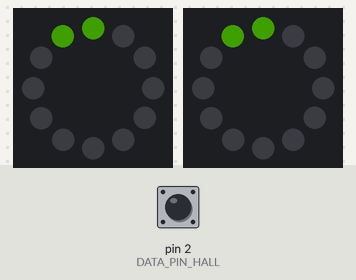
Simulated run of this sketch. Board: Arduino Uno, built with avr-gcc and run on an emulated ATmega328P. On the bench: 2 × 12 RGB LEDs in a ring, first at the top, clockwise. Inputs (shaded band) come from the test bench; at power-on: pin 2 (DATA_PIN_HALL) HIGH. Dim RGB values are drawn brighter than linear; the strip is taken to match the declared colour order.

Above: at 0.25 s.
At 0.7 s:
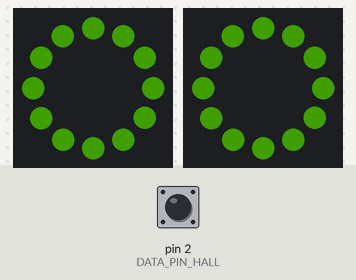
At 4.01 s:
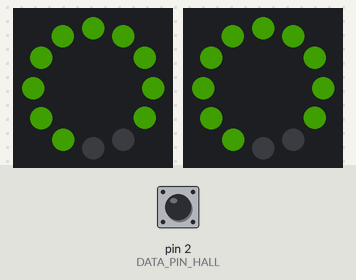
At 7.07 s:
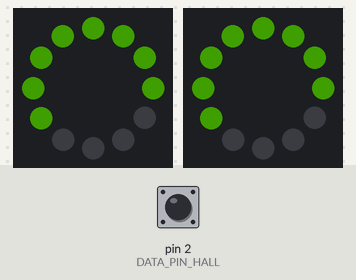

Measured:
- what the display in image 1 shows lasts 2.1 s, from 0.6 s to 2.7 s

The sketch:

arduino-owl-eyes.ino
```cpp
#include <Adafruit_NeoPixel.h>
#include "NeoPatterns.cpp"
#include <math.h>

#define NOCATCHUP 1   // Don't let the timer try to "keep time" using the interval, just exec the code as soon as we can
#include <Metro.h>

#define DATA_PIN_LEFT 6
#define DATA_PIN_RIGHT 7
//#define DATA_PIN_BUTTON 8
#define DATA_PIN_HALL 2
#define LED_COUNT 12

// Parameter 1 = number of pixels
// Parameter 2 = Arduino pin number (most are valid)
// Parameter 3 = pixel type flags, add together as needed:
//   NEO_KHZ800  800 KHz bitstream (most NeoPixel products w/WS2812 LEDs)
//   NEO_KHZ400  400 KHz (classic 'v1' (not v2) FLORA pixels, WS2811 drivers)
//   NEO_GRB     Pixels are wired for GRB bitstream (most NeoPixel products)
//   NEO_RGB     Pixels are wired for RGB bitstream (v1 FLORA pixels, not v2)
//   NEO_RGBW    Pixels are wired for RGBW bitstream (NeoPixel RGBW products)
/// Adafruit_NeoPixel leftEye = Adafruit_NeoPixel(LED_COUNT, DATA_PIN_LEFT, NEO_RGBW + NEO_KHZ800);
/// Adafruit_NeoPixel rightEye = Adafruit_NeoPixel(LED_COUNT, DATA_PIN_RIGHT, NEO_RGBW + NEO_KHZ800);
void Ring1Complete();
void Ring2Complete();
NeoPatterns Ring1(LED_COUNT, DATA_PIN_LEFT, NEO_RGBW + NEO_KHZ800, &Ring1Complete);
NeoPatterns Ring2(LED_COUNT, DATA_PIN_RIGHT, NEO_RGBW + NEO_KHZ800, &Ring2Complete);

Metro ledTimer;
uint16_t iDelay = 0;
#define ANIMATION_LEN 41
uint16_t arrDelay[ANIMATION_LEN] = {
                      180, 150, 120, 90, 60, 30,      // 6 - eye open - slow
                      2000,                           // 1 pause - eyes open
                      30, 30, 30, 30, 30, 30,         // 6 - eye close - blink
                      30, 30, 30, 30, 30, 30,         // 6 - eye open - blink
                      800,                            // 1 - pause - blink open
                      30, 30, 30, 30, 30, 30,         // 6 - eye close - blink
                      30, 30, 30, 30, 30, 30,         // 6 - eye open - blink
                      2500,                           // 1 - pause - eyes open
                      180, 150, 120, 90, 60, 30,      // 6 - eye close - slow
                      1, 0                            // 2 - cloe eye and stop animation
              };

const uint8_t PROGMEM gamma8[] = {                    // LED Gamma Correction matrix
    0,  0,  0,  0,  0,  0,  0,  0,  0,  0,  0,  0,  0,  0,  0,  0,
    0,  0,  0,  0,  0,  0,  0,  0,  0,  0,  0,  0,  1,  1,  1,  1,
    1,  1,  1,  1,  1,  1,  1,  1,  1,  2,  2,  2,  2,  2,  2,  2,
    2,  3,  3,  3,  3,  3,  3,  3,  4,  4,  4,  4,  4,  5,  5,  5,
    5,  6,  6,  6,  6,  7,  7,  7,  7,  8,  8,  8,  9,  9,  9, 10,
   10, 10, 11, 11, 11, 12, 12, 13, 13, 13, 14, 14, 15, 15, 16, 16,
   17, 17, 18, 18, 19, 19, 20, 20, 21, 21, 22, 22, 23, 24, 24, 25,
   25, 26, 27, 27, 28, 29, 29, 30, 31, 32, 32, 33, 34, 35, 35, 36,
   37, 38, 39, 39, 40, 41, 42, 43, 44, 45, 46, 47, 48, 49, 50, 50,
   51, 52, 54, 55, 56, 57, 58, 59, 60, 61, 62, 63, 64, 66, 67, 68,
   69, 70, 72, 73, 74, 75, 77, 78, 79, 81, 82, 83, 85, 86, 87, 89,
   90, 92, 93, 95, 96, 98, 99,101,102,104,105,107,109,110,112,114,
  115,117,119,120,122,124,126,127,129,131,133,135,137,138,140,142,
  144,146,148,150,152,154,156,158,160,162,164,167,169,171,173,175,
  177,180,182,184,186,189,191,193,196,198,200,203,205,208,210,213,
  215,218,220,223,225,228,231,233,236,239,241,244,247,249,252,255 };

// IMPORTANT: To reduce NeoPixel burnout risk, add 1000 uF capacitor across
// pixel power leads, add 300 - 500 Ohm resistor on first pixel's data input
// and minimize distance between Arduino and first pixel.  Avoid connecting
// on a live circuit...if you must, connect GND first.

void setup() {
  //Serial.begin(115200);

  // Initialize all the pixelStrips
  Ring1.setBrightness(30);
  Ring1.begin();
  Ring2.setBrightness(30);
  Ring2.begin();

  pinMode(DATA_PIN_HALL, INPUT_PULLUP);
  attachInterrupt(digitalPinToInterrupt(DATA_PIN_HALL), hallOnChange, CHANGE);

  // Kick off a pattern
  uint32_t iColor = Ring1.Color(pgm_read_byte(&gamma8[187]), pgm_read_byte(&gamma8[255]), pgm_read_byte(&gamma8[64]));
  Ring1.Wipe(iColor, 10, FORWARD);     // setting internal delay to 10ms, because we are managing
  Ring2.Wipe(iColor, 10, FORWARD);     // the delay animation in our loop code below

  ledTimer = Metro(arrDelay[iDelay++]);
}


void loop() {
  bool bPaused = arrDelay[iDelay] == 0;
  if (!bPaused && ledTimer.check() == 1) {        // if we are not on a pause step && the timer elapsed
    Ring1.Update();                               // update ring 1
    Ring2.Update();                               // update ring 2

    if (iDelay == ANIMATION_LEN-1) iDelay = 0;    // array bounds safty check, reset the timeline if we hit the end
    ledTimer.interval(arrDelay[iDelay++]);        // update the delay based on the timeline
    ledTimer.reset();                             // and reset the wait time
  }
}

void hallOnChange() {                             // whenever we detect a change on the interrupt
  if (arrDelay[iDelay] == 0) {                    // if the animation is currently paused
    iDelay = 0;                                   // reset our delay index back to zero
    ledTimer.interval(arrDelay[iDelay++]);        // update the interval based on the timeline
    ledTimer.reset();                             // and reset the wait time
  }
}

// Ring1 Completion Callback
void Ring1Complete()
{
  //Ring1.Color2 = Ring2.Color2 = Ring1.Color(20, 100,30);
  Ring1.Reverse();

}

// Ring 2 Completion Callback
void Ring2Complete()
{
  Ring2.Reverse();
}
```

NeoPatterns.cpp
```cpp
#include <Adafruit_NeoPixel.h>

// Pattern types supported:
enum  pattern { NONE, WIPE, FADE };
// Pattern directions supported:
enum  direction { FORWARD, REVERSE };

// NeoPattern Class - derived from the Adafruit_NeoPixel class
class NeoPatterns : public Adafruit_NeoPixel
{
    public:

    // Member Variables:
    pattern  ActivePattern;  // which pattern is running
    direction Direction;     // direction to run the pattern

    unsigned long Interval;   // milliseconds between updates
    unsigned long lastUpdate; // last update of position

    uint32_t Color1, Color2;  // What colors are in use
    uint16_t TotalSteps;  // total number of steps in the pattern
    uint16_t Index;  // current step within the pattern

    void (*OnComplete)();  // Callback on completion of pattern

    // Constructor - calls base-class constructor to initialize strip
    NeoPatterns(uint16_t pixels, uint8_t pin, uint8_t type, void (*callback)()):Adafruit_NeoPixel(pixels, pin, type)
    {
        OnComplete = callback;
    }

     // Update the pattern
    void Update()
    {
        if((millis() - lastUpdate) > Interval) // time to update
        {
            lastUpdate = millis();
            switch(ActivePattern)
            {
                case WIPE:
                    WipeUpdate();
                    break;
                case FADE:
                    FadeUpdate();
                    break;
                default:
                    break;
            }
        }
    }

    // Increment the Index and reset at the end
    void Increment()
    {
        if (Direction == FORWARD)
        {
           Index++;
           if (Index > TotalSteps) {
                Index = 0;
                if (OnComplete != NULL) {
                    OnComplete();               // call the comlpetion callback
                }
            }
        }
        else // Direction == REVERSE
        {
            if (Index > 0) {
                --Index;
            }
            else {
                Index = TotalSteps-1;
                if (OnComplete != NULL) {
                    OnComplete();               // call the comlpetion callback
                }
            }
        }
    }

    // Initialize for a Wipe
    void Wipe(uint32_t color, uint8_t interval, direction dir = FORWARD)
    {
        ActivePattern = WIPE;
        Interval = interval;
        TotalSteps = numPixels() / 2;
        Color1 = color;
        Color2 = Color(0,0,0);
        Index = 0;
        Direction = dir;
    }
    // Update the Wipe Pattern
    void WipeUpdate()
    {
        uint32_t c = Color1;
        if (Direction == REVERSE)  { c = Color2; }
        setPixelColor(Index, c);                          // set the 1st pixel
        setPixelColor(numPixels() - 1 - Index, c);        // set the last pixel
        show();
        Increment();
    }


    // Initialize for a Fade
    void Fade(uint32_t color1, uint32_t color2, uint16_t steps, uint8_t interval, direction dir = FORWARD)
    {
        ActivePattern = FADE;
        Interval = interval;
        TotalSteps = steps;
        Color1 = color1;
        Color2 = color2;
        Index = 0;
        Direction = dir;
    }
    // Update the Fade Pattern
    void FadeUpdate()
    {
        uint8_t red = ((Red(Color1) * (TotalSteps - Index)) + (Red(Color2) * Index)) / TotalSteps;
        uint8_t green = ((Green(Color1) * (TotalSteps - Index)) + (Green(Color2) * Index)) / TotalSteps;
        uint8_t blue = ((Blue(Color1) * (TotalSteps - Index)) + (Blue(Color2) * Index)) / TotalSteps;
        ColorSet(Color(red, green, blue));
        show();
        Increment();
    }


    // ---------------------- Color Utilities ---------------------

    // Returns the Red component of a 32-bit color
    uint8_t Red(uint32_t color)
    {
        return (color >> 16) & 0xFF;
    }

    // Returns the Green component of a 32-bit color
    uint8_t Green(uint32_t color)
    {
        return (color >> 8) & 0xFF;
    }

    // Returns the Blue component of a 32-bit color
    uint8_t Blue(uint32_t color)
    {
        return color & 0xFF;
    }

    // Return color, dimmed by 75% (used by scanner)
    uint32_t DimColor(uint32_t color)
    {
        uint32_t dimColor = Color(Red(color) >> 1, Green(color) >> 1, Blue(color) >> 1);
        return dimColor;
    }

    // Input a value 0 to 255 to get a color value.
    // The colours are a transition r - g - b - back to r.
    uint32_t Wheel(byte WheelPos)
    {
        WheelPos = 255 - WheelPos;
        if(WheelPos < 85)
        {
            return Color(255 - WheelPos * 3, 0, WheelPos * 3);
        }
        else if(WheelPos < 170)
        {
            WheelPos -= 85;
            return Color(0, WheelPos * 3, 255 - WheelPos * 3);
        }
        else
        {
            WheelPos -= 170;
            return Color(WheelPos * 3, 255 - WheelPos * 3, 0);
        }
    }

    // Reverse direction of the pattern
    void Reverse()
    {
        if (Direction == FORWARD)
        {
            Direction = REVERSE;
            Index = TotalSteps-1;
        }
        else
        {
            Direction = FORWARD;
            Index = 0;
        }
    }

    // Set all pixels to a color (synchronously)
    void ColorSet(uint32_t color)
    {
        for (int i = 0; i < numPixels(); i++)
        {
            setPixelColor(i, color);
        }
        show();
    }
};
```

compat.cpp
```cpp
extern "C" void __cxa_pure_virtual() { }
```
